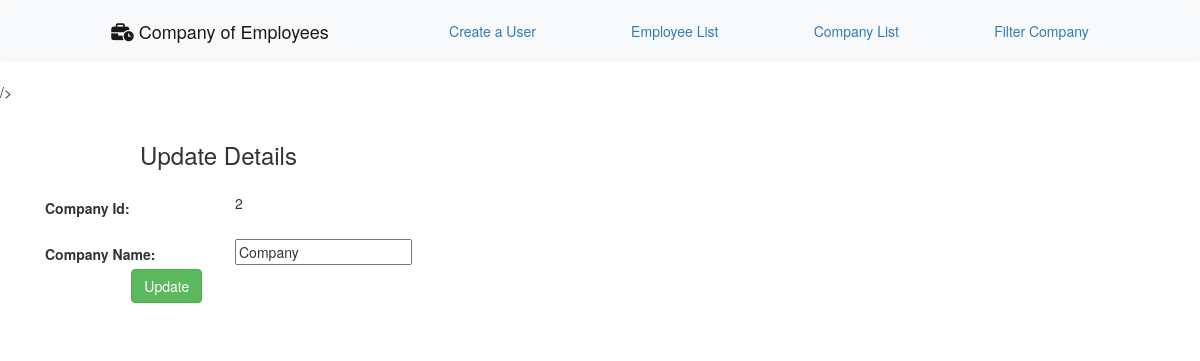
Before: /company/edit/2 with the older database file.
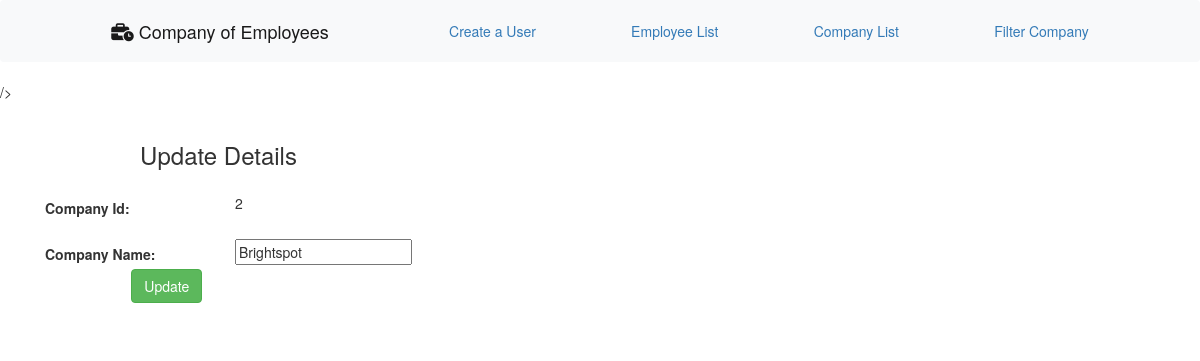
After: the same page with the newer database file.
### employee/models.py (models this page shows, shortened)
class Company(models.Model):
    cname = models.CharField(max_length=100)
    class Meta:
        db_table = "company"

### employee/views.py (the view)
# urls.py: path('company/edit/<int:id>', views.companyedit),
def companyedit(request, id):
    company = Company.objects.get(id=id)
    return render(request,'companyedit.html', {'company':company})

### employee/templates/companyedit.html (shortened to what this page needs)
{% extends 'landing/base.html' %}
{% block content %}
<!DOCTYPE html>
<html lang="en">
<head>
    {% load static %}
    <link rel="stylesheet" href="https://maxcdn.bootstrapcdn.com/bootstrap/3.4.0/css/bootstrap.min.css">/>
</head>
<body>
<form method="POST" class="post-form" action="/company/edit/{{company.id}}">
    <div class="container">
<br>
    <div class="form-group row">
    <label class="col-sm-1 col-form-label"></label>
    <div class="col-sm-4">
    <h3>Update Details</h3>
    </div>
  </div>
    <div class="form-group row">
    <label class="col-sm-2 col-form-label">Company Id:</label>
    <div class="col-sm-4">
      {{ company.id }}
    </div>
  </div>
  <div class="form-group row">
    <label class="col-sm-2 col-form-label">Company Name:</label>
    <div class="col-sm-4">
        <input type="text" name="cname" id="id" required maxlength="100" value="{{ company.cname }}" />
    </div>
    <div class="form-group row">
    <label class="col-sm-1 col-form-label"></label>
    <div class="col-sm-4">
    <button type="submit" class="btn btn-success">Update</button>
    </div>
  </div>
    </div>
</form>
</body>
</html>
{% endblock content %}

Changed rows visible on the page:
changed Company id 2: cname "Company" → "Brightspot"
